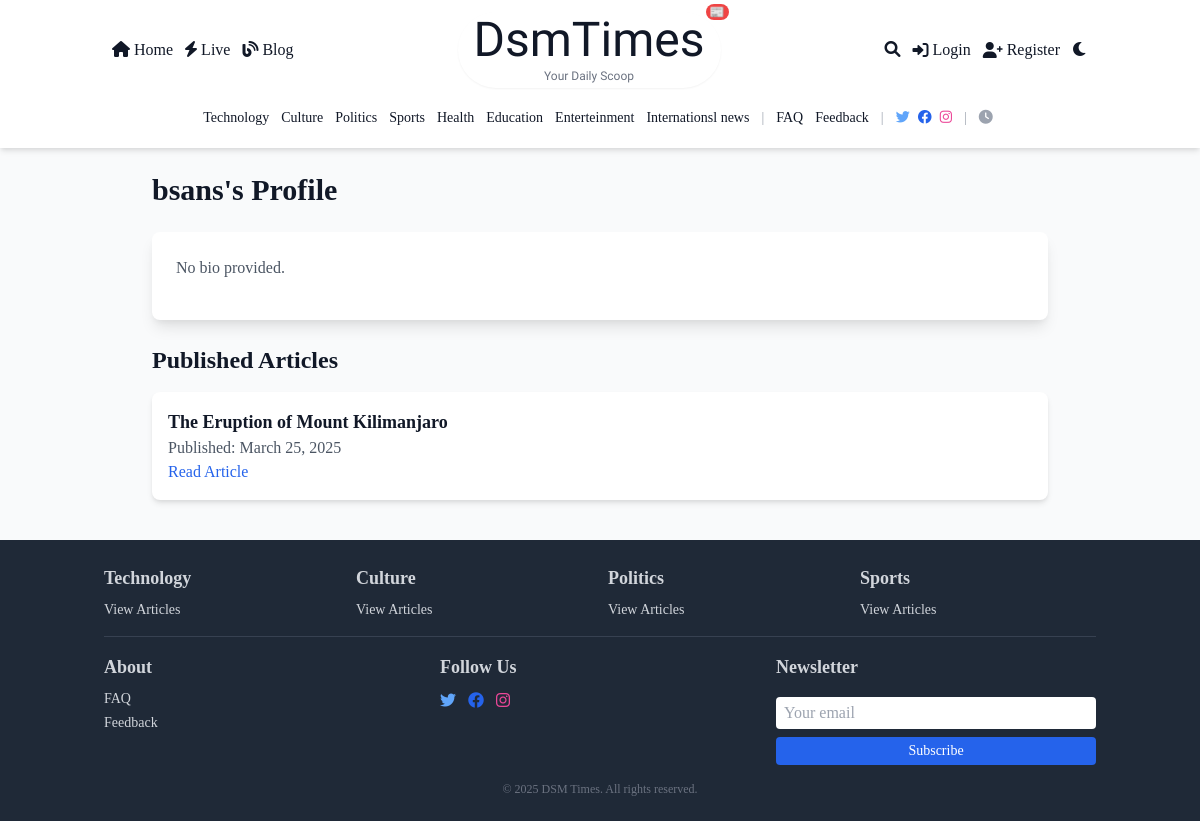
The page /profile/bsans/ on the database as committed earlier.
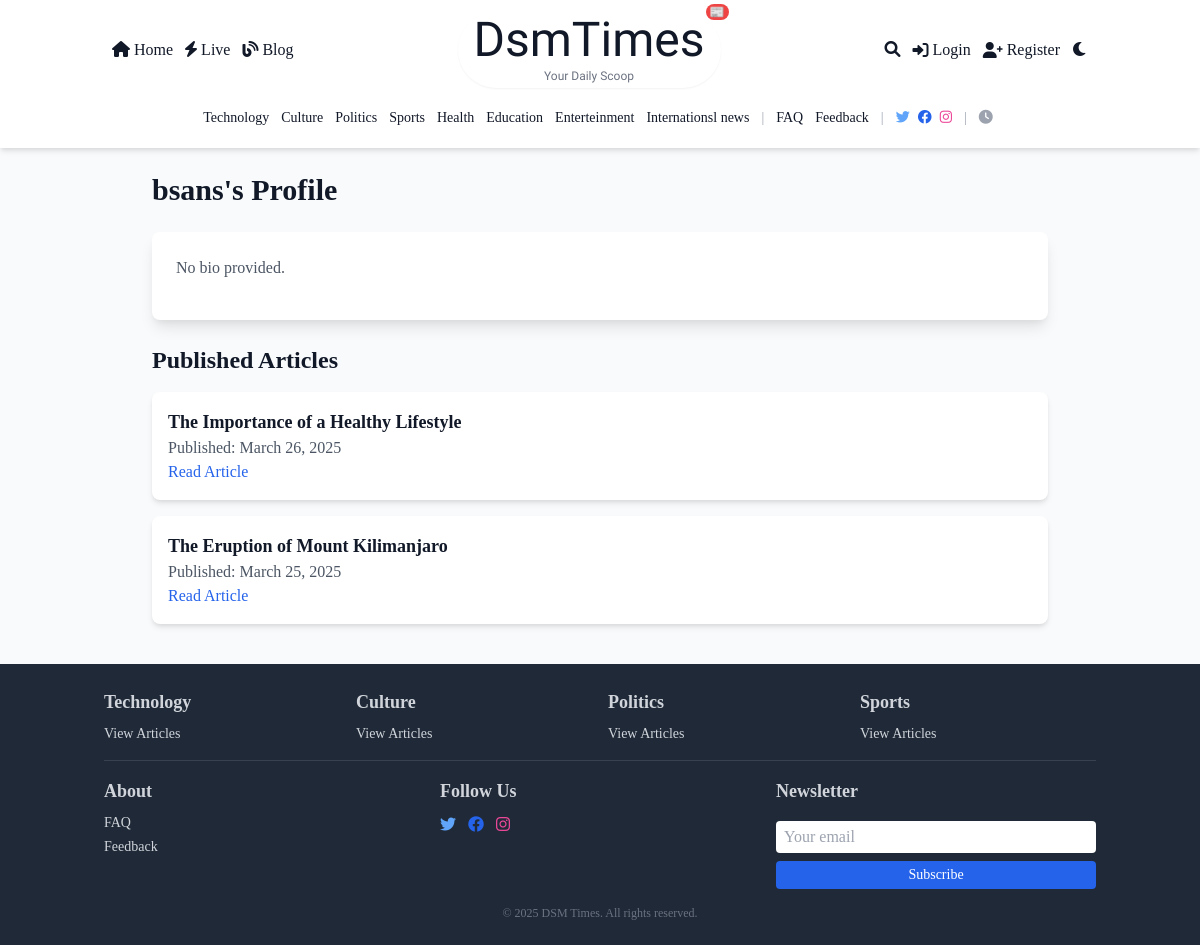
The same page on the database as committed later.
### core/models.py (models this page shows, shortened)
class Category(models.Model):
    name = models.CharField(max_length=100, unique=True)
    slug = models.SlugField(unique=True)
    description = models.TextField(blank=True)
    image = models.ImageField(upload_to='category_images/', blank=True)
    is_special = models.BooleanField(default=False)
    color = models.CharField(max_length=7, blank=True, default='#000000')  # Hex color code

class Article(models.Model):
    STATUS_CHOICES = (
        ('draft', 'Draft'),
        ('pending', 'Pending Approval'),
        ('published', 'Published'),
        ('hidden', 'Hidden'),
    )
    title = models.CharField(max_length=200)
    slug = models.SlugField(unique=True)
    author = models.ForeignKey(User, on_delete=models.CASCADE, related_name='articles')
    category = models.ForeignKey(Category, on_delete=models.SET_NULL, null=True)
    tags = models.ManyToManyField(Tag, blank=True)
    content = models.TextField()
    summary = models.TextField(max_length=500)
    featured_image = models.ImageField(upload_to='article_images/', blank=True, null=True)
    is_premium = models.BooleanField(default=False)
    status = models.CharField(max_length=20, choices=STATUS_CHOICES, default='draft')
    submitted_at = models.DateTimeField(auto_now_add=True)
    published_at = models.DateTimeField(null=True, blank=True)
    updated_at = models.DateTimeField(auto_now=True)
    views_count = models.PositiveIntegerField(default=0)
    read_time_minutes = models.PositiveIntegerField(default=5)
    breaking_news = models.BooleanField(default=False)
    likes = models.ManyToManyField(User, related_name='liked_articles', blank=True)

### core/views.py (the view)
# urls.py: path('profile/<str:username>/', views.public_profile, name='public_profile'),
def public_profile(request, username):
    user = get_object_or_404(User, username=username)
    profile = user.userprofile
    articles = Article.objects.filter(author=user, status='published').order_by('-published_at')
    return render(request, 'core/public_profile.html', {'profile': profile, 'articles': articles})

### core/context_processors.py (called while the page is built)
def global_context(request):
    categories = Category.objects.all()
    dark_mode = request.session.get('dark_mode', False)
    return {'categories': categories, 'dark_mode': dark_mode}

### core/templates/core/public_profile.html (shortened to what this page needs)
{% extends 'core/base.html' %}
{% block content %}
    <section class="max-w-4xl mx-auto px-4 sm:px-0">
        <h1 class="text-2xl sm:text-3xl font-bold mb-6 text-gray-900 dark:text-white">{{ profile.user.username }}'s Profile</h1>
        <div class="bg-white dark:bg-gray-800 p-4 sm:p-6 rounded-lg shadow-lg mb-6">
            <p class="text-gray-600 dark:text-gray-300">{{ profile.bio|default:"No bio provided." }}</p>
        </div>
        <div>
            <h2 class="text-xl sm:text-2xl font-semibold mb-4 text-gray-900 dark:text-white">Published Articles</h2>
            {% for article in articles %}
                <div class="bg-white dark:bg-gray-800 p-4 rounded-lg shadow-md mb-4">
                    <h3 class="text-lg font-semibold text-gray-900 dark:text-white">{{ article.title }}</h3>
                    <p class="text-gray-600 dark:text-gray-300">Published: {{ article.published_at|date:"F d, Y" }}</p>
                    <a href="{% url 'article_detail' article.slug %}" class="text-blue-600 hover:underline">Read Article</a>
                </div>
            {% empty %}
                <p class="text-gray-600 dark:text-gray-300">No published articles yet.</p>
            {% endfor %}
        </div>
    </section>
{% endblock %}

### core/templates/core/base.html (shortened to what the changed rows need)
{% load static %}
<!DOCTYPE html>
<html lang="en" class="{% if request.session.dark_mode %}dark{% endif %}">
<head>
    <link href="https://cdn.jsdelivr.net/npm/tailwindcss@2.2.19/dist/tailwind.min.css" rel="stylesheet">
    <link rel="stylesheet" href="https://cdnjs.cloudflare.com/ajax/libs/font-awesome/6.0.0/css/all.min.css">
    <link rel="stylesheet" href="{% static 'css/custom.css' %}">
</head>
<body class="bg-gray-50 dark:bg-gray-900 text-gray-900 dark:text-white font-serif antialiased">
    <header class="bg-white dark:bg-transparent shadow-md dark:shadow-none sticky top-0 z-50">
        <nav class="container mx-auto px-4 py-3">
            <div class="hidden sm:flex justify-center mt-3">
                <div class=" dark:bg-transparent rounded-md px-3 py-2 flex flex-wrap items-center space-x-3 text-sm">
                    {% for category in categories %}
                        <a href="{% url 'category_detail' category.slug %}" class="text-gray-900 dark:text-white hover:text-blue-500 dark:hover:text-blue-400 transition relative {% if category.is_special %}special-category{% endif %}" data-color="{{ category.color }}">
                            {{ category.name }}
                        </a>
                    {% endfor %}
                    <span class="text-gray-400 dark:text-gray-300 mx-1">|</span>
                    <a href="{% url 'faq' %}" class="text-gray-900 dark:text-white hover:text-blue-500 dark:hover:text-blue-400 transition">FAQ</a>
                    <a href="{% url 'feedback' %}" class="text-gray-900 dark:text-white hover:text-blue-500 dark:hover:text-blue-400 transition">Feedback</a>
                    <span class="text-gray-400 dark:text-gray-300 mx-1">|</span>
                    <div class="flex space-x-2">
                        <a href="#" class="text-blue-400 dark:text-blue-300 hover:text-blue-500 dark:hover:text-blue-400"><i class="fab fa-twitter"></i></a>
                        <a href="#" class="text-blue-600 dark:text-blue-500 hover:text-blue-700 dark:hover:text-blue-600"><i class="fab fa-facebook"></i></a>
                        <a href="#" class="text-pink-500 dark:text-pink-400 hover:text-pink-600 dark:hover:text-pink-500"><i class="fab fa-instagram"></i></a>
                    </div>
                    <span class="text-gray-400 dark:text-gray-300 mx-1">|</span>
                    <span><i class="fas fa-clock mr-1 text-gray-400 dark:text-gray-300"></i>{{ "now"|date:"H:i, F j, Y" }}</span>
                </div>
            </div>
        </nav>
    </header>
    <main class="container mx-auto px-4 py-6">
        {% block content %}{% endblock %}
    </main>
    <footer class="bg-gray-800 dark:bg-transparent text-gray-300 dark:text-gray-200 py-6">
        <div class="container mx-auto px-4 grid grid-cols-1 sm:grid-cols-2 md:grid-cols-4 gap-4">
            {% for category in categories.all|slice:":4" %}
                <div>
                    <h3 class="text-base sm:text-lg font-semibold mb-2">{{ category.name }}</h3>
                    <ul class="space-y-1 text-sm">
                        <li><a href="{% url 'category_detail' category.slug %}" class="hover:text-blue-400 dark:hover:text-blue-300 transition">View Articles</a></li>
                    </ul>
                </div>
            {% endfor %}
        </div>
    </footer>
</body>
</html>

Rows that differ between the two databases and show on the page:
added Article: title "The Importance of a Healthy Lifestyle", published_at "March 26, 2025"
